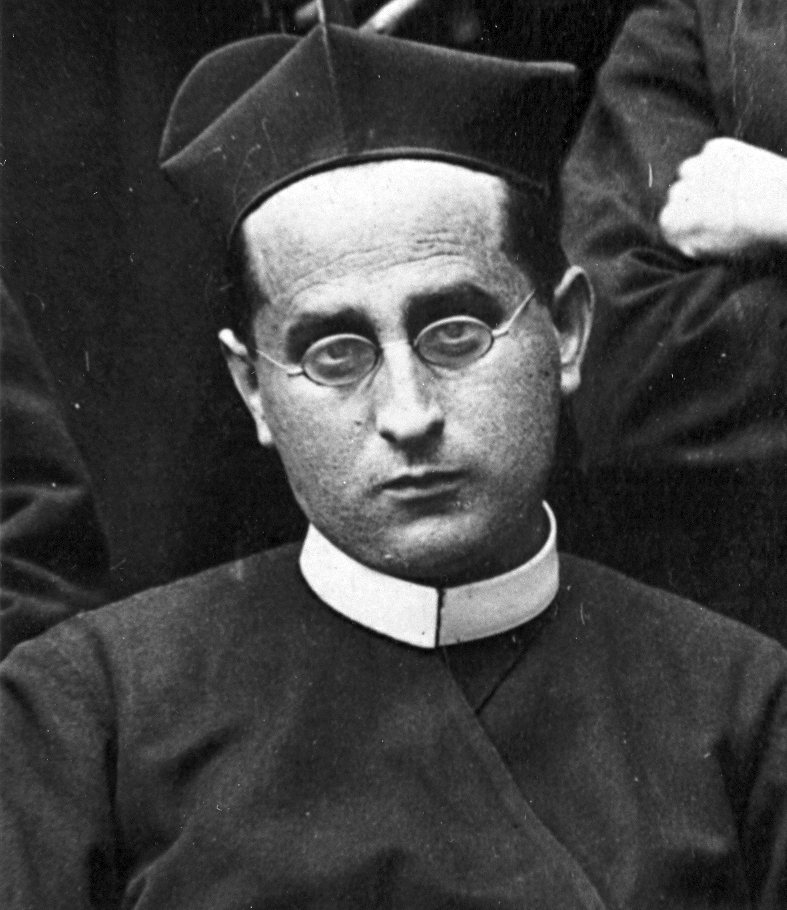
#> input picture assets/img/1915-restaurada.jpg, 787 x 910 px
$ python imagen_redes.py
#> lines starting #> are read from the running program, lines starting #| are printed output that depends on the picture
#!/usr/bin/env python3
"""Genera assets/img/og-portada.jpg y og-portada-en.jpg (1200×630), la imagen que muestran WhatsApp, Facebook, etc.

Uso:  python3 _fuente/imagen_redes.py   (necesita Pillow, fonttools y brotli)
"""
import io
from pathlib import Path
from fontTools.ttLib import TTFont
from PIL import Image, ImageDraw, ImageFont, ImageOps

RAIZ = Path(__file__).resolve().parent.parent
IMG, FUENTES = RAIZ / "assets" / "img", RAIZ / "assets" / "fonts"
ORO, ORO_CLARO, TEXTO2 = "#85621a", "#d2ad5b", "#645b4f"
FRANJA = ("#b48a35", "#e9cd84")  # franja dorada: de los bordes al centro


def fuente(nombre, tam):
    f = TTFont(FUENTES / nombre); f.flavor = None
    b = io.BytesIO(); f.save(b); b.seek(0)
    return ImageFont.truetype(b, tam)


TEXTOS = {
    "og-portada.jpg": ("BEATO MÁRTIR REDENTORISTA", "Alaejos, 1873 · Madrid, 1936", "Beatificado el 22 de octubre de 2022",
                       "Su vida, su martirio y su memoria, desde las fuentes"),
    "og-portada-en.jpg": ("BLESSED REDEMPTORIST MARTYR", "Alaejos, 1873 · Madrid, 1936", "Beatified on 22 October 2022",
                          "His life, martyrdom and memory, told from the sources"),
}


def generar(archivo, rotulo, linea1, linea2, lema):
#> called with archivo = 'og-portada.jpg', rotulo = 'BEATO MÁRTIR REDENTORISTA', linea1 = 'Alaejos, 1873 · Madrid, 1936', linea2 = 'Beatificado el 22 de octubre de 2022'
    lienzo = Image.new("RGB", (1200, 630), "white")
#> lienzo: PIL image 1200x630 RGB; every value is 255
    d = ImageDraw.Draw(lienzo)
    a, b = (tuple(int(c[i:i + 2], 16) for i in (1, 3, 5)) for c in FRANJA)
    for x in range(1200):
        t = 1 - abs(x - 600) / 600
        d.line([x, 0, x, 11], fill=tuple(round(a[k] + (b[k] - a[k]) * t) for k in range(3)))
    foto = ImageOps.exif_transpose(Image.open(IMG / "1915-restaurada.jpg")).convert("RGB")
#> foto is the input picture: PIL image 787x910 RGB; min 0, max 255, mean 67
    foto = ImageOps.fit(foto, (400, 540), Image.LANCZOS, centering=(0.5, 0.3))
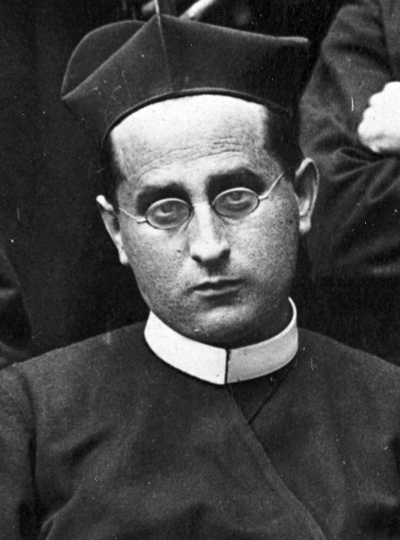
#> foto: PIL image 400x540 RGB; min 0, max 255, mean 69.3
    d.rectangle([738, 48, 1142, 592], outline=ORO_CLARO, width=2)
    lienzo.paste(foto, (740, 50))
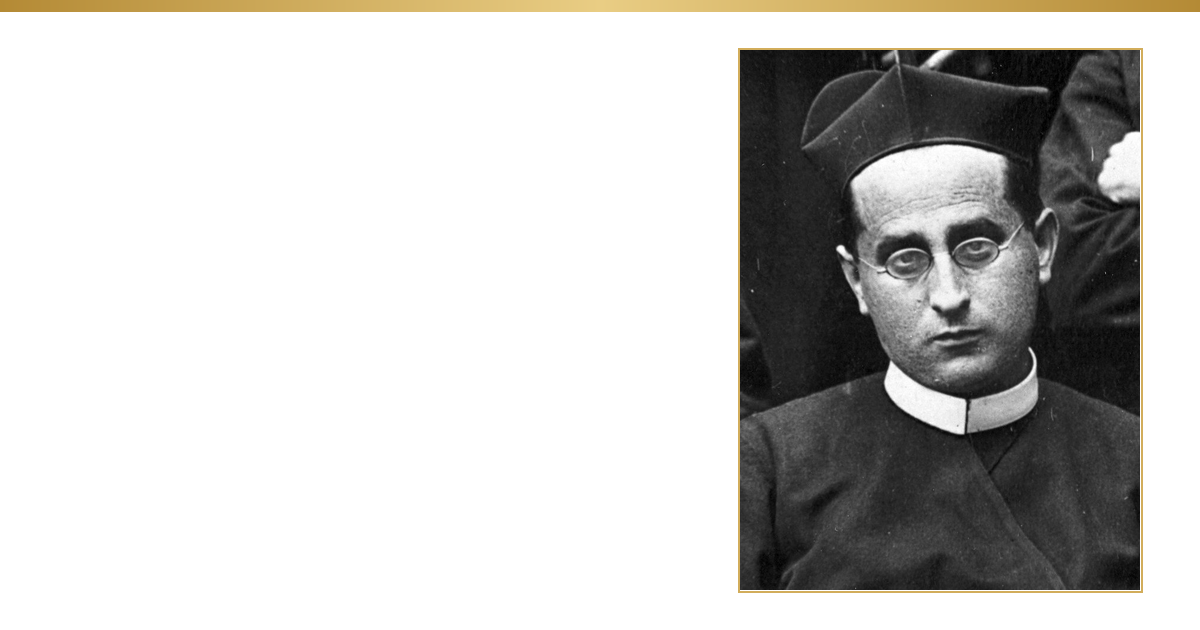
#> lienzo: PIL image 1200x630 RGB; mean R, G, B 200.8, 199.9, 198
    d.text((70, 120), rotulo, font=fuente("ibarra-real-nova-latin-600-normal.woff2", 26), fill=ORO)
    grande = fuente("ibarra-real-nova-latin-600-normal.woff2", 76)
    d.text((66, 170), "Donato Jiménez", font=grande, fill=ORO)
    d.text((66, 255), "Bibiano", font=grande, fill=ORO)
    media = fuente("ibarra-real-nova-latin-400-italic.woff2", 34)
    d.text((70, 370), linea1, font=media, fill=TEXTO2)
    d.text((70, 418), linea2, font=media, fill=TEXTO2)
    d.line([70, 500, 260, 500], fill=ORO_CLARO, width=3)
    d.text((70, 520), lema, font=fuente("ibarra-real-nova-latin-400-normal.woff2", 26), fill=TEXTO2)
    lienzo.save(IMG / archivo, "JPEG", quality=88, optimize=True)
    print(archivo, "generada")


for archivo, textos in TEXTOS.items():
#> (the run stopped early here; a loop or call above may not have finished)

$ run again, with assets/img/1915.jpg copied over assets/img/1915-restaurada.jpg
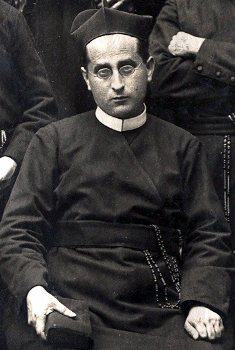
#> input picture assets/img/1915.jpg, 235 x 350 px
#> in generar, foto is the input picture: PIL image 235x350 RGB; mean R, G, B 57.3, 55.2, 55.1
#> in generar, `foto = ImageOps.fit(foto, (400, 540), Image.LANCZOS, centering=(0.5, 0..`:
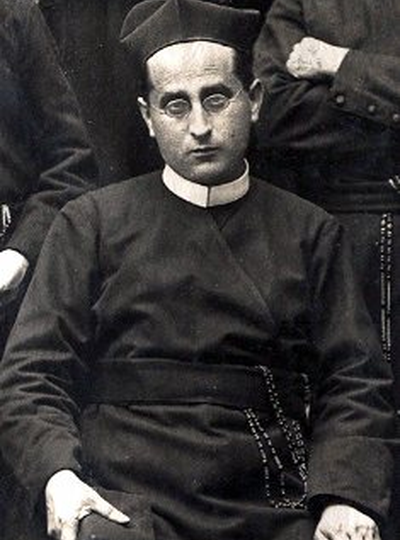
#> foto: PIL image 400x540 RGB; mean R, G, B 57.6, 55.5, 55.4
#> in generar, `lienzo.paste(foto, (740, 50))`:
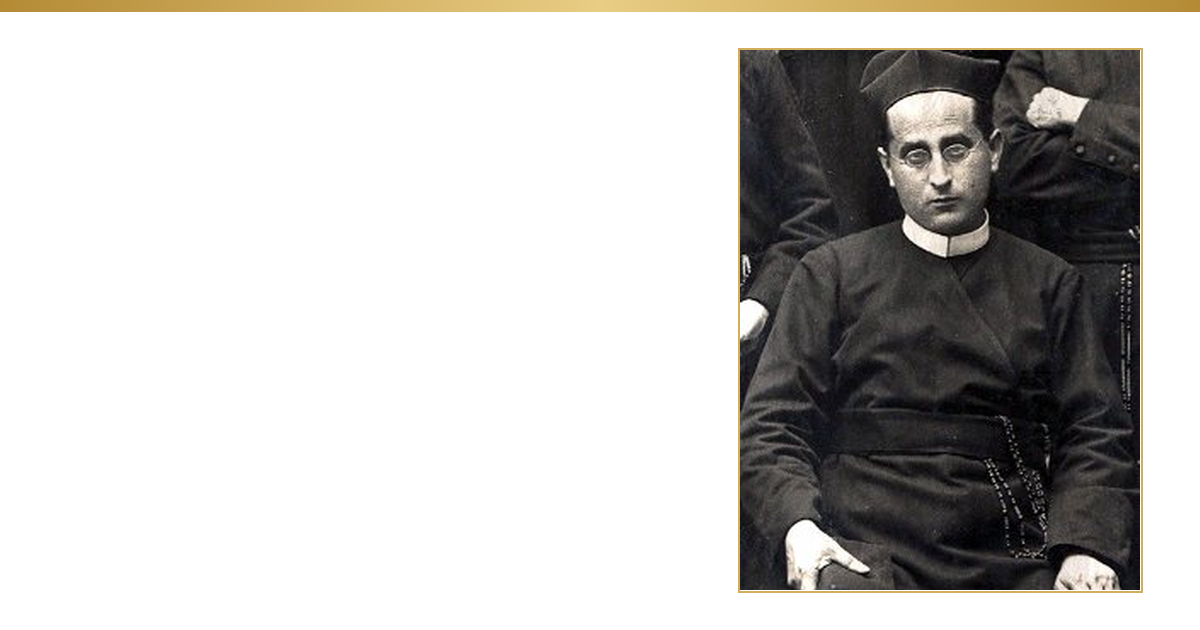
#> lienzo: PIL image 1200x630 RGB; mean R, G, B 197.4, 196, 194

$ run again, with assets/img/1918-detalle.jpg copied over assets/img/1915-restaurada.jpg
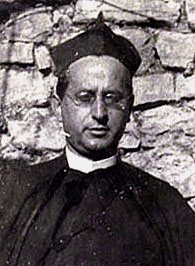
#> input picture assets/img/1918-detalle.jpg, 195 x 266 px
#> in generar, foto is the input picture: PIL image 195x266 RGB; mean R, G, B 105.6, 98.5, 100.3
#> in generar, `foto = ImageOps.fit(foto, (400, 540), Image.LANCZOS, centering=(0.5, 0..`:
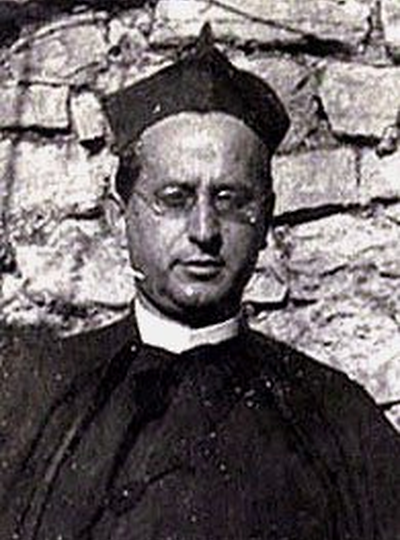
#> foto: PIL image 400x540 RGB; mean R, G, B 106, 98.9, 100.7
#> in generar, `lienzo.paste(foto, (740, 50))`:
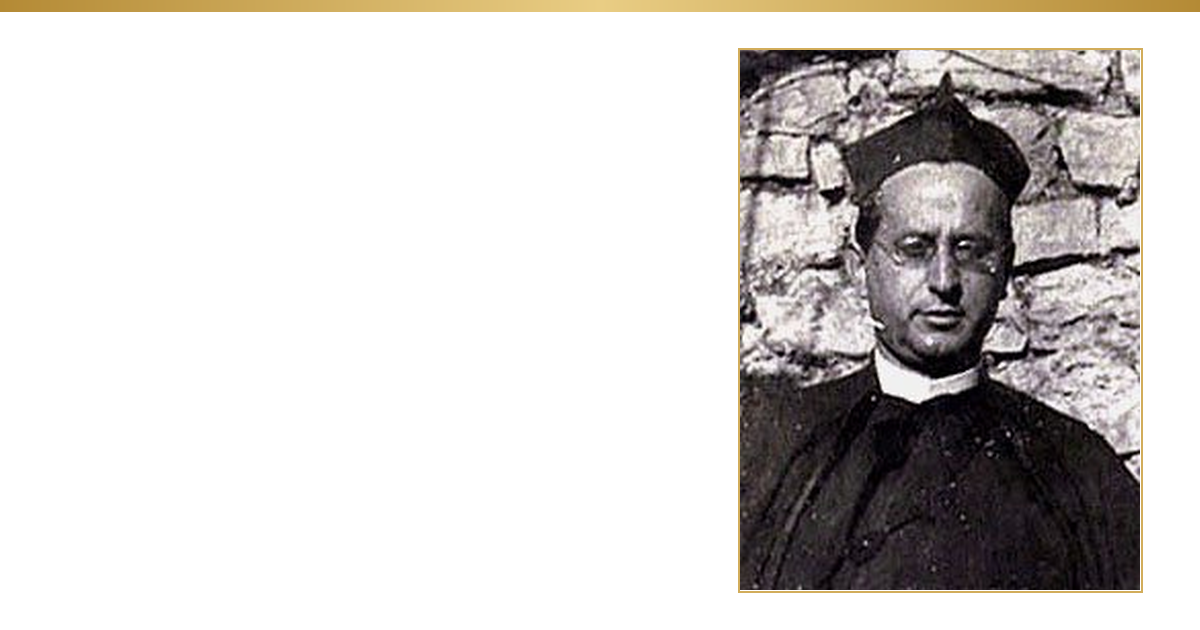
#> lienzo: PIL image 1200x630 RGB; mean R, G, B 211.3, 208.4, 207
